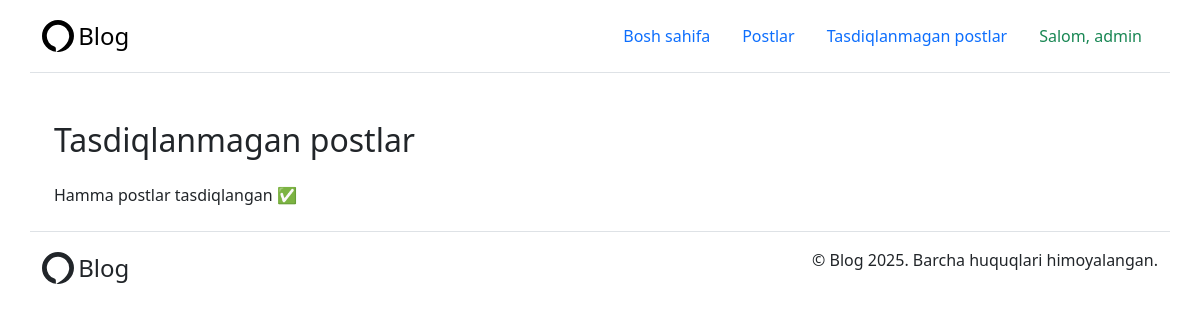
The app's page /blog/posts/pending/ (signed in), older data.
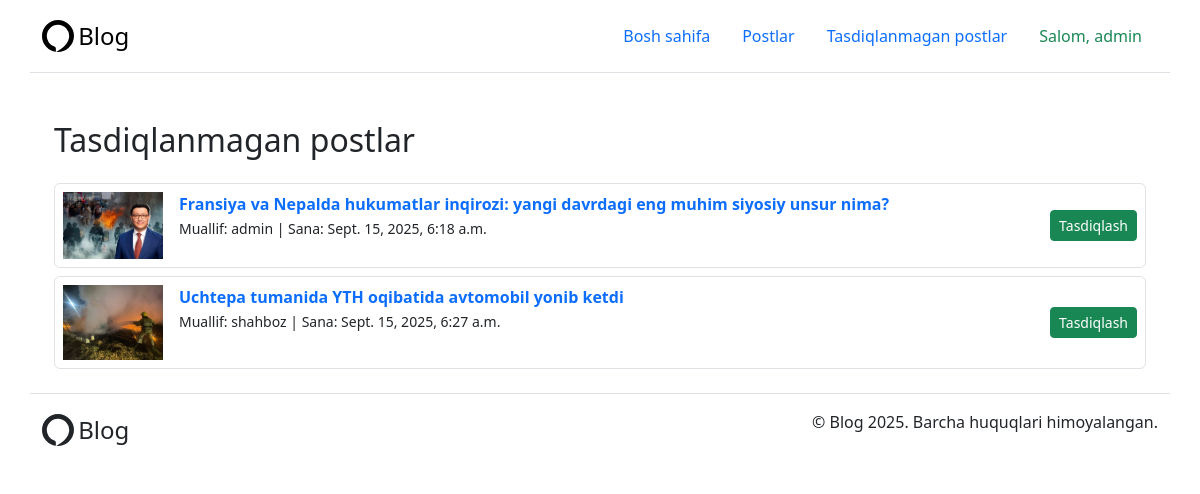
The same page, newer data.
### core/models.py (models this page shows, shortened)
class Post(models.Model):
    title = models.CharField(max_length=200)
    content = models.TextField()
    image = models.ImageField(upload_to='posts/', blank=True, null=True)
    views = models.PositiveIntegerField(default=0)
    is_approved = models.BooleanField(default=False)
    is_recommended = models.BooleanField(default=False)
    created_at = models.DateTimeField(auto_now_add=True)
    updated_at = models.DateTimeField(auto_now=True)
    author = models.ForeignKey(CustomUser, on_delete=models.CASCADE, related_name='posts')
    category = models.ForeignKey(Category, on_delete=models.SET_NULL, null=True, related_name='posts')
    tags = models.ManyToManyField(Tag, related_name='posts', blank=True)

class CustomUser(AbstractUser):
    profile_image = models.ImageField(upload_to='profiles/', blank=True, null=True)

### blog/views.py (the view)
# urls.py: path('posts/pending/', views.pending_posts, name='pending_posts'),
@user_passes_test(lambda u: u.is_staff)
@login_required
def pending_posts(request):
    posts = Post.objects.filter(is_approved=False)
    return render(request, 'admin/pending_posts.html', {'posts': posts})

### templates/admin/pending_posts.html
{% extends "base.html" %}
{% block content %}
<div class="container mt-5">
  <h2 class="mb-4">Tasdiqlanmagan postlar</h2>
  {% for post in posts %}
  <div class="d-flex justify-content-between align-items-center mb-2 border p-2 rounded">
    <div class="d-flex gap-3">
      {% if post.image %}
      <img src="{{ post.image.url }}" alt="{{ post.title }}" width="100">
      {% endif %}
      <div>
        <strong>
          <a class="link-offset-2 link-underline link-underline-opacity-0" href="{% url 'post_detail' post.pk %}">
            {{ post.title }}
          </a>
        </strong> <br>
        <small>Muallif: {{ post.author.username }} | Sana: {{ post.created_at }}</small>
      </div>
    </div>
    <a href="{% url 'approve_post' post.pk %}" class="btn btn-success btn-sm">
      Tasdiqlash
    </a>
  </div>
  {% empty %}
  <div class="list-group-item">Hamma postlar tasdiqlangan ✅</div>
  {% endfor %}
</div>
{% endblock %}

Row changes from the older to the newer data that the page shows:
added Post: image (picture), title "Fransiya va Nepalda hukumatlar inqirozi: yangi davrdagi eng muhim siyosiy unsur nima?", author.username "admin", created_at "Sept. 15, 2025, 6:18 a.m."
added Post: image (picture), title "Uchtepa tumanida YTH oqibatida avtomobil yonib ketdi", author.username "shahboz", created_at "Sept. 15, 2025, 6:27 a.m."
Text that changed along with them:
text no longer shown: "Hamma postlar tasdiqlangan ✅"
